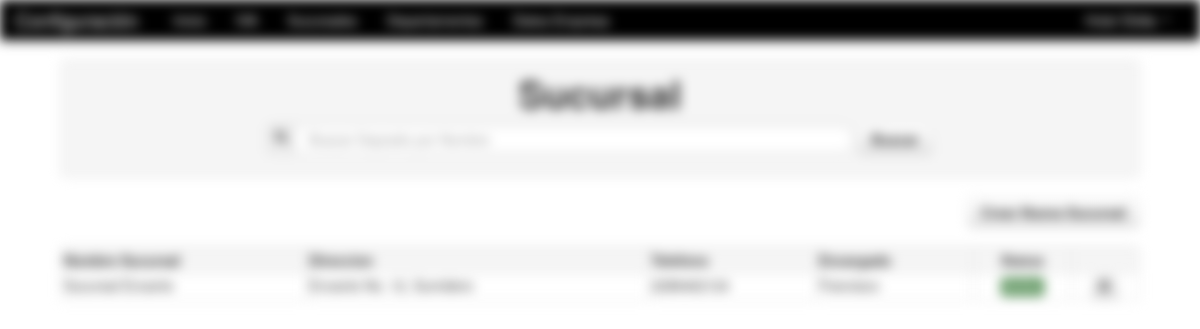
The page /Modulos/Datos/Deposito.php (signed in) on the database its author committed.
### tables this page shows
CREATE TABLE IF NOT EXISTS `sucursal` (
  `idDeposito` int(11) NOT NULL,
  `nombre` varchar(255) NOT NULL,
  `dir` varchar(255) NOT NULL,
  `tel` varchar(255) NOT NULL,
  `encargado` varchar(255) NOT NULL,
  `estado` varchar(255) NOT NULL
);

### Modulos/Datos/Deposito.php (the view, shortened to what this page needs)
<?php
	include_once "class/class.php";
	include_once "../funciones.php";
?>
<!DOCTYPE html>
<html lang="es">
  <head>
    <link href="../../css/bootstrap.css" rel="stylesheet">
    <link href="../../css/bootstrap-responsive.css" rel="stylesheet">
  </head>
  <body>
    <?php include_once "../../menu/m_datos.php"; ?>
	<div align="center">
    	<table width="90%">
          <tr>
            <td>
            	<table class="table table-bordered">
                  <tr class="well">
                    <td>
                   	 	<h1 align="center">Sucursal</h1>
                        <center>
                      	<form name="form3" method="post" action="" class="form-search">
                        	<div class="input-prepend input-append">
								<span class="add-on"><i class="icon-search"></i></span>
                        		<input type="text" name="buscar" autocomplete="off" class="input-xxlarge search-query"
                                autofocus placeholder="Buscar Deposito por Nombre">
                            </div>
                            <button type="submit" class="btn" name="buton"><strong>Buscar</strong></button>
                    	</form>
                        </center>
                    </td>
                  </tr>
                </table>
                <div align="right">
	                <a href="#nuevo" role="button" class="btn" data-toggle="modal"><strong>Crear Nueva Sucursal</strong></a>
                </div>
                <br>
                <table class="table table-bordered">
                  <tr class="well">
                    <td><strong>Nombre Sucursal</strong></td>
                    <td><strong>Direccion</strong></td>
                    <td><strong>Telefono</strong></td>
                    <td><strong>Encargado</strong></td>
                    <td><center><strong>Status</strong></center></td>
                    <td></td>
                  </tr>
				  <?php
				  	if(!empty($_POST['buscar'])){
						$buscar=limpiar($_POST['buscar']);
						$pame=mysql_query("SELECT * FROM sucursal WHERE nombre LIKE '%$buscar%' ORDER BY nombre");
					}else{
						$pame=mysql_query("SELECT * FROM sucursal ORDER BY nombre");
					}
					while($row=mysql_fetch_array($pame)){
				  ?>
                  <tr>
                    <td><?php echo $row['nombre']; ?></td>
                    <td><?php echo $row['dir']; ?></td>
                    <td><?php echo $row['tel']; ?></td>
                    <td><?php echo $row['encargado']; ?></td>
                    <td><center><?php echo estado($row['estado']); ?></center></td>
                    <td>
                    	<center>
                            <a href="#act<?php echo $row['idDeposito']; ?>" role="button" class="btn btn-mini" data-toggle="modal">
                                <i class="icon-edit"></i>
                            </a>
                        </center>
                    </td>
                  </tr>
                  <?php } ?>
                </table>
            </td>
          </tr>
        </table>
    </div>
  </body>
</html>

### Modulos/funciones.php (shortened to what this page needs)
<?php
	function estado($estado){
		if($estado=='s'){
			return '<span class="label label-success">Activo</span>';
		}else{
			return '<span class="label label-important">No Activo</span>';
		}
	}
?>

### Modulos/Datos/Deposito.php (style rules this page uses)
body { padding-top: 60px; padding-bottom: 40px; }

### rows shown on the page
sucursal: nombre "Sucursal Encanto", dir "Encanto No. 12, Sumidero", tel "2288462124", encargado "Francisco", estado "Activo"

### other values the page prints
$_SESSION['user_name'] "Elidia"
